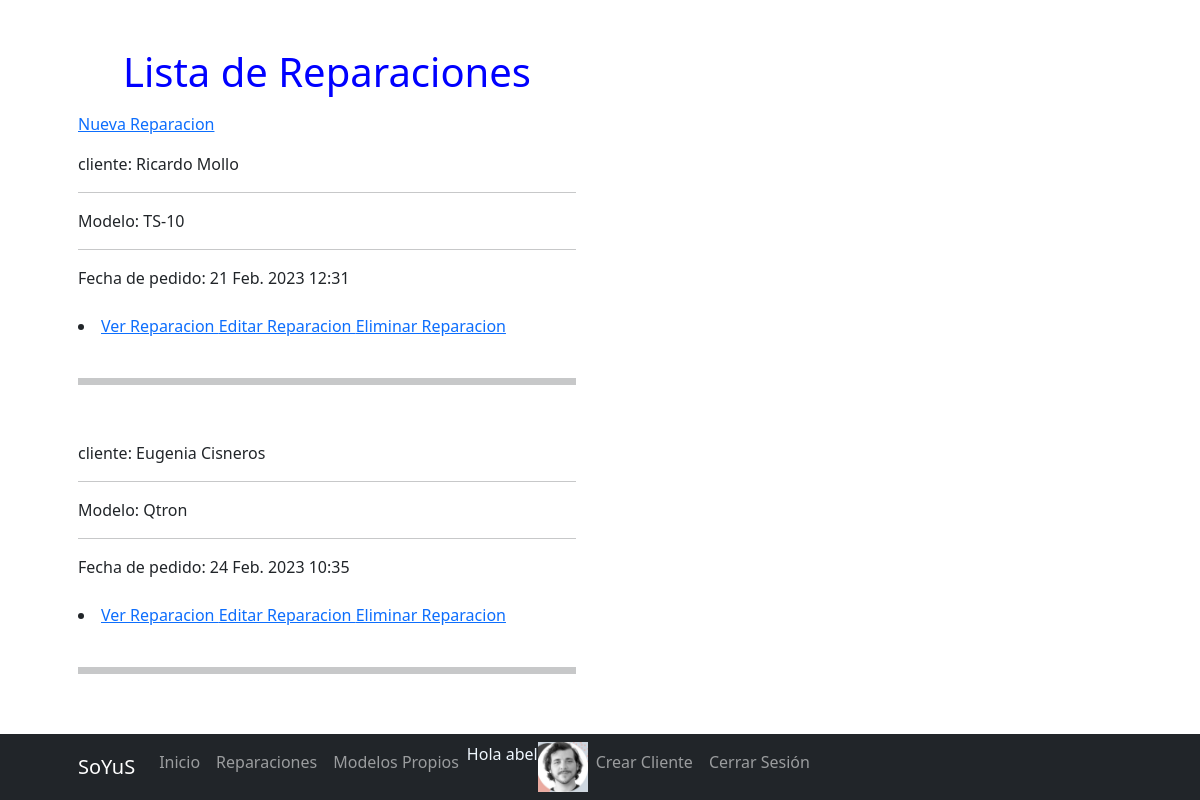
The app's page /App1/reparacion/list/ (signed in) with its own data.
### App1/models.py (models this page shows, shortened)
class Avatar(models.Model):
    usuario = models.ForeignKey(User, on_delete=models.CASCADE)
    imagen = models.ImageField(upload_to="avatares", null=True, blank=True)

class Reparacion(models.Model):
    nombre = models.CharField(max_length=50) #Nombre del pedal
    efecto = models.CharField(max_length=50) #Tipo de Efecto
    fabricante = models.CharField(max_length=50)
    volts = models.CharField(max_length=20) #alimentacion
    made = models.CharField(max_length=50) #procedencia
    cliente = models.ForeignKey(Cliente, on_delete=models.CASCADE)
    falla = models.TextField(max_length=500,default="Falla")
    envio = models.CharField(max_length=60)
    fechapedido = models.DateTimeField(blank=False, null=True, auto_now_add=True)

class Cliente(models.Model):
    def __str__(self):
        return f"cliente: {self.nombre} {self.apellido}"
    nombre = models.CharField(max_length=50)
    apellido = models.CharField(max_length=50)
    email = models.EmailField(default="pedal@gmail.com")
    direccion = models.CharField(max_length=80)
    localidad = models.CharField(max_length=50)
    provincia = models.CharField(max_length=50)
    pais = models.CharField(max_length=50)

### App1/views.py (the view)
# urls.py: path("reparacion/list/", listaReparacion.as_view(), name="ReparacionLeer"),
class listaReparacion(LoginRequiredMixin, ListView):
    model = Reparacion

### App1/templates/App1/reparacion_list.html
{% extends "App1/padre.html" %}
{% load static %}
{% block titulo %}
<p style="text-align: center;"> Lista de Reparaciones </p>
{% endblock %}
{%block texto%}
<a href="{% url 'ReparacionCrear' %}" > Nueva Reparacion </a>
{% for reparacion in object_list %}
    <p> {{reparacion.cliente}}
    <hr>
     Modelo: {{ reparacion.nombre }}
    <hr>
    Fecha de pedido: {{reparacion.fechapedido}}
    <br><br>
    <li>
    <a href="{% url 'ReparacionDetalle' reparacion.id %}" > Ver Reparacion </a>
    <a href="{% url 'ReparacionActualizar' reparacion.id %}"> Editar Reparacion </a>
    <a href="{% url 'ReparacionEliminar' reparacion.id %}"> Eliminar Reparacion</a></li>
    <br>
    <hr style="height: 1%;">
    <br>
    </p>
{% endfor %}
{% endblock %}

### App1/templates/App1/padre.html (shortened to what this page needs)
<!DOCTYPE html>
<html lang="en">
    <head>
        {% load static %}
        <link href="{% static 'App1/css/styles.css' %}" rel="stylesheet" />
    </head>
    <body>
        <nav class="navbar navbar-expand-lg navbar-dark bg-dark fixed-bottom">
            <div class="container px-4 px-lg-5">
                <a class="navbar-brand" href="https://www.instagram.com/soyus_ar/">SoYuS</a>
                <div class="collapse navbar-collapse" id="navbarResponsive">
                    <ul class="navbar-nav ml-auto">
                        <li class="nav-item active"><a class="nav-link" href="{% url 'Inicio' %}">Inicio</a></li>
                        <li class="nav-item"><a class="nav-link" href="{% url 'FormularioReparacion' %}">Reparaciones</a></li>
                        <li class="nav-item"><a class="nav-link" href="{% url 'StockPropio' %}">Modelos Propios</a></li>
                        {% if request.user.is_authenticated%}
                        <p style="color: aliceblue;"> Hola {{user.username}}  </p>
                        {% with user.avatar_set.first  as miAvatar %}
                        {% if miAvatar %}
                        <img src="{{miAvatar.imagen.url}}" alt="sin imagen" style="max-width: 50px;">
                        {% endif %}
                        {% endwith %}
                        <li class="nav-item"><a class="nav-link" href="{% url 'FormularioCliente' %}">Crear Cliente</a></li>
                        <li class="nav-item"><a class="nav-link" href="{% url 'Logout' %}">Cerrar Sesión</a></li>
                        {% else %}
                        <li class="nav-item"><a class="nav-link" href="{% url 'SignIn' %}"> Registrarse</a></li>
                        <li class="nav-item"><a class="nav-link" href="{% url 'Login' %}">Iniciar Sesión</a></li>
                        {% endif %}
                    </ul>
                </div>
            </div>
        </nav>
        <section>
            <div class="container px-4 px-lg-5">
                <div class="row gx-4 gx-lg-5">
                    <div class="col-lg-6">
                        <h1 class="mt-5" style=color:blue>
                            {% block titulo %}
                            {% endblock %}
                        </h1>
                        <p style="color: darkblue;">
                            {% block texto%}
                            {% endblock %}
                        </p>
                    </div>
                </div>
            </div>
        </section>
    </body>
</html>

### records on screen
Avatar: imagen (picture)
Reparacion: cliente "cliente: Ricardo Mollo", nombre "TS-10", fechapedido "21 Feb. 2023 12:31"
Reparacion: cliente "cliente: Eugenia Cisneros", nombre "Qtron", fechapedido "24 Feb. 2023 10:35"

### other values on screen
{{ user.username }} "abel"
